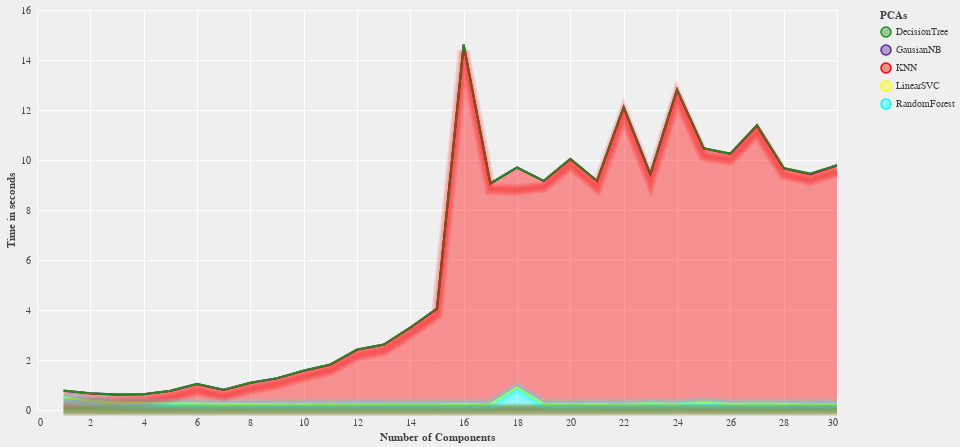

Write notebook code for a chart like this one.
### Markdown cell above
## Compare <ins>Execution Time</ins>

### Code cell
alt.renderers.enable('default'); plotter(clf_test, "time", ("Number of Components", "Time in seconds", "PCAs"))

### Figure 1 — Vega-Lite specification as saved in the notebook (floating-point values rounded to 4 significant figures; data arrays with more than 128 entries replaced by an {"elided": "..."} marker saying what was removed)
{"config": {"view": {"continuousWidth": 800, "continuousHeight": 400}, "background": "#efefef", "axis": {"gridColor": "#ffffff", "domainColor": null, "tickColor": null, "labelColor": "#444444", "titleColor": "#444444"}, "legend": {"labelColor": "#444444", "titleColor": "#444444"}, "range": {"category": ["#228C22", "#5f249f", "#FF0000", "#ffff00", "#00FFFF", "#000000", "#FFFFFF"]}, "area": {"line": true, "fillOpacity": 0.4}, "line": {"strokeWidth": 2}}, "layer": [{"mark": "area", "encoding": {"color": {"type": "nominal", "field": "z", "title": "PCAs"}, "x": {"type": "quantitative", "axis": {"tickMinStep": 1}, "field": "x", "title": "Number of Components"}, "y": {"type": "quantitative", "field": "y", "title": "Time in seconds"}}}, {"layer": [{"mark": {"type": "line", "opacity": 0.05, "strokeWidth": 3.05}, "encoding": {"color": {"type": "nominal", "field": "z", "title": "PCAs"}, "x": {"type": "quantitative", "axis": {"tickMinStep": 1}, "field": "x", "title": "Number of Components"}, "y": {"type": "quantitative", "field": "y", "title": "Time in seconds"}}}, {"mark": {"type": "line", "opacity": 0.05, "strokeWidth": 4.1}, "encoding": {"color": {"type": "nominal", "field": "z", "title": "PCAs"}, "x": {"type": "quantitative", "axis": {"tickMinStep": 1}, "field": "x", "title": "Number of Components"}, "y": {"type": "quantitative", "field": "y", "title": "Time in seconds"}}}, {"mark": {"type": "line", "opacity": 0.05, "strokeWidth": 5.15}, "encoding": {"color": {"type": "nominal", "field": "z", "title": "PCAs"}, "x": {"type": "quantitative", "axis": {"tickMinStep": 1}, "field": "x", "title": "Number of Components"}, "y": {"type": "quantitative", "field": "y", "title": "Time in seconds"}}}, {"mark": {"type": "line", "opacity": 0.05, "strokeWidth": 6.2}, "encoding": {"color": {"type": "nominal", "field": "z", "title": "PCAs"}, "x": {"type": "quantitative", "axis": {"tickMinStep": 1}, "field": "x", "title": "Number of Components"}, "y": {"type": "quantitative", "field": "y", "title": "Time in seconds"}}}, {"mark": {"type": "line", "opacity": 0.05, "strokeWidth": 7.25}, "encoding": {"color": {"type": "nominal", "field": "z", "title": "PCAs"}, "x": {"type": "quantitative", "axis": {"tickMinStep": 1}, "field": "x", "title": "Number of Components"}, "y": {"type": "quantitative", "field": "y", "title": "Time in seconds"}}}, {"mark": {"type": "line", "opacity": 0.05, "strokeWidth": 8.3}, "encoding": {"color": {"type": "nominal", "field": "z", "title": "PCAs"}, "x": {"type": "quantitative", "axis": {"tickMinStep": 1}, "field": "x", "title": "Number of Components"}, "y": {"type": "quantitative", "field": "y", "title": "Time in seconds"}}}, {"mark": {"type": "line", "opacity": 0.05, "strokeWidth": 9.35}, "encoding": {"color": {"type": "nominal", "field": "z", "title": "PCAs"}, "x": {"type": "quantitative", "axis": {"tickMinStep": 1}, "field": "x", "title": "Number of Components"}, "y": {"type": "quantitative", "field": "y", "title": "Time in seconds"}}}, {"mark": {"type": "line", "opacity": 0.05, "strokeWidth": 10.4}, "encoding": {"color": {"type": "nominal", "field": "z", "title": "PCAs"}, "x": {"type": "quantitative", "axis": {"tickMinStep": 1}, "field": "x", "title": "Number of Components"}, "y": {"type": "quantitative", "field": "y", "title": "Time in seconds"}}}, {"mark": {"type": "line", "opacity": 0.05, "strokeWidth": 11.45}, "encoding": {"color": {"type": "nominal", "field": "z", "title": "PCAs"}, "x": {"type": "quantitative", "axis": {"tickMinStep": 1}, "field": "x", "title": "Number of Components"}, "y": {"type": "quantitative", "field": "y", "title": "Time in seconds"}}}, {"mark": {"type": "line", "opacity": 0.05, "strokeWidth": 12.5}, "encoding": {"color": {"type": "nominal", "field": "z", "title": "PCAs"}, "x": {"type": "quantitative", "axis": {"tickMinStep": 1}, "field": "x", "title": "Number of Components"}, "y": {"type": "quantitative", "field": "y", "title": "Time in seconds"}}}]}], "data": {"name": "data-db03072c9363860b0ae3f2033cd61a41"}, "$schema": "https://vega.github.io/schema/vega-lite/v4.8.1.json", "datasets": {"data-db03072c9363860b0ae3f2033cd61a41": {"elided": "150 records"}}}
